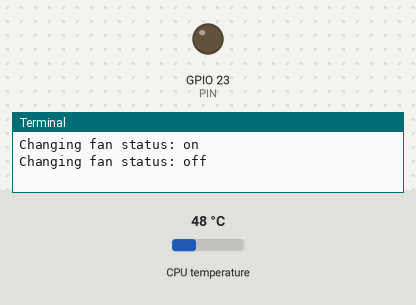
This program was run on a simulated Raspberry Pi (BCM pin numbers). Shown: output pins drawn as LEDs (lit = HIGH), the last lines printed to the terminal. The test bench sets the inputs (shaded band); at power-on: CPU temperature 48 °C.

Above: at 1.2 s.
1.3 s: CPU temperature set to 64 °C
4.0 s: CPU temperature set to 67 °C
At 5.0 s:
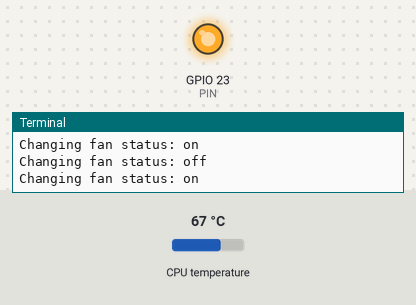
6.7 s: CPU temperature set to 56 °C
9.4 s: CPU temperature set to 53 °C
At 11.3 s:
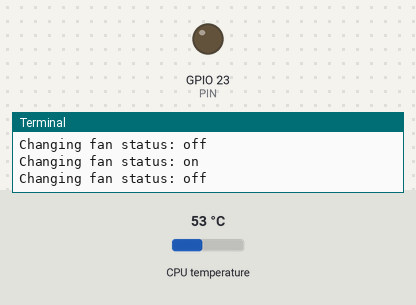
12.1 s: CPU temperature set to 71 °C
At 13.3 s:
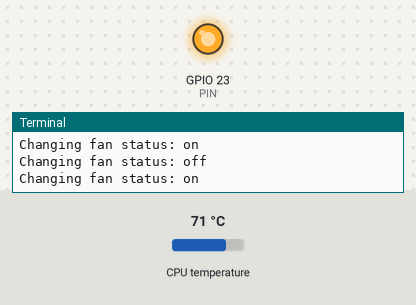
Timing chart, 0 to 15.1 s (numbered marks = the images above; inputs shaded):
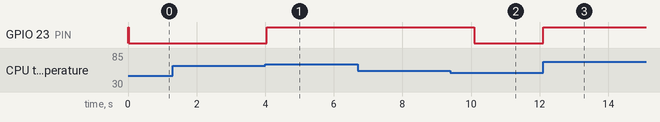

The program:

fan.py
```python
#!/usr/bin/python

import os
import sys
import time
import RPi.GPIO as GPIO


# CONFIGURATION
PIN = 23
MAX_TEMP = 65
TEMP_OFFSET = 10

# STATUS
fan_on = True

# UTILITIES
def getCPUtemperature():
    res = os.popen('vcgencmd measure_temp').readline()
    return float(res.replace("temp=","").replace("'C\n",""))

def powerPin(turn_on: bool):
    global fan_on

    print('Changing fan status:', 'on' if turn_on else 'off')
    fan_on = turn_on
    return GPIO.output(PIN, turn_on)

# SCRIPT
if __name__ == "__main__":
    GPIO.setwarnings(False)
    GPIO.setmode(GPIO.BCM)
    GPIO.setup(PIN, GPIO.OUT)

    powerPin(True)

    while True:
        try:
            temp = getCPUtemperature()
            if fan_on and temp < MAX_TEMP - TEMP_OFFSET:
                powerPin(False)
            elif not fan_on and temp > MAX_TEMP:
                powerPin(True)

        except KeyboardInterrupt:
            powerPin(True)
            print("Exiting")
            sys.exit(0)
        except Exception as e:
            print("Unknown exception:", e)

        time.sleep(2)
```

Measured:
- the behaviour switches between 65 and 66 °C on CPU temperature (found by bisection; images 0 and 1)
- the behaviour switches between 55 and 54 °C on CPU temperature (found by bisection; images 1 and 2)
- after the input at 1.3 s, every drawn part: stays the same
- after the input at 4.0 s, GPIO 23 (PIN): LOW → HIGH after 0.05 s
- after the input at 6.7 s, every drawn part: stays the same
- after the input at 9.4 s, GPIO 23 (PIN): HIGH → LOW after 0.69 s
- after the input at 12.1 s, GPIO 23 (PIN): LOW → HIGH at once
